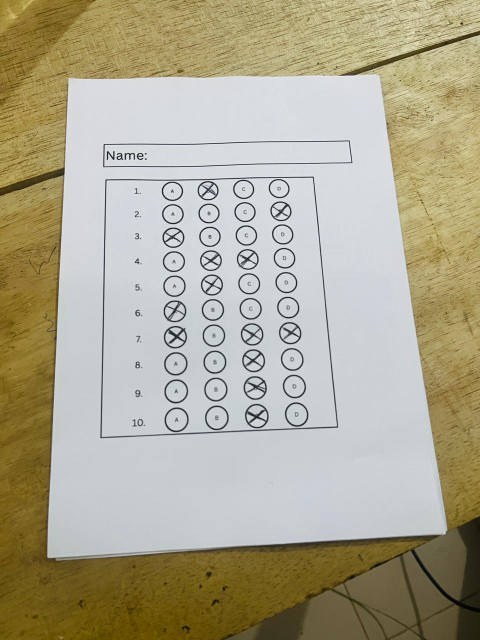
#> input picture AB.jpeg, 960 x 1280 px (shown at 1/2 size); its folder holds only this picture in this run
$ python -i mcq_app.py   (imports and definitions only)
#> lines starting #> are read from the running program, lines starting #| are printed output that depends on the picture; after the words box and inside, x2 and y2 are one past the last pixel; in counts of white or black regions, pixels touching at a corner belong together
#> further down, picture is the input picture: shape (1280, 960, 3); mean B, G, R 145.3, 168.3, 173.7
import sys
import os
import cv2
import numpy as np
from PyQt5.QtWidgets import (QApplication, QWidget, QPushButton, QLabel,
                             QVBoxLayout, QFileDialog, QProgressBar, QTextEdit,
                             QDialog, QMessageBox)
from PyQt5.QtGui import QPixmap, QImage
from PyQt5.QtCore import Qt, QThread, pyqtSignal
from preprocess import preprocess_sheet, OUTPUT_SIZE
from bubble_detection import detect_bubbles, group_bubbles, detect_answers, visualize_answers_with_key, calculate_score, OPTION_LETTERS, ANSWER_KEY

NAME_BOX_SIZE = (OUTPUT_SIZE[0], 120)
SCORE_HEIGHT = 50

def order_points(pts):
    rect = np.zeros((4,2), dtype="float32")
    s = pts.sum(axis=1)
    diff = np.diff(pts, axis=1)
    rect[0] = pts[np.argmin(s)]
    rect[2] = pts[np.argmax(s)]
    rect[1] = pts[np.argmin(diff)]
    rect[3] = pts[np.argmax(diff)]
    return rect

def extract_name_box(image, top_ratio=0.40):
#> called with top_ratio = 0.4
    h, w = image.shape[:2]
#> h = 1280; w = 960
    roi = image[0:int(h*top_ratio), 0:w]
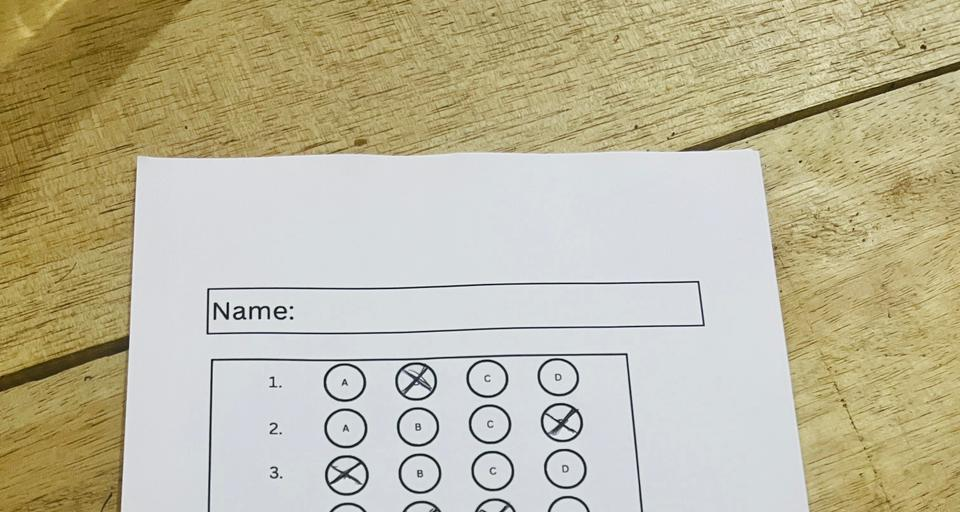
#> roi: shape (512, 960, 3); mean B, G, R 156.8, 183.5, 189.9

    gray = cv2.cvtColor(roi, cv2.COLOR_BGR2GRAY)
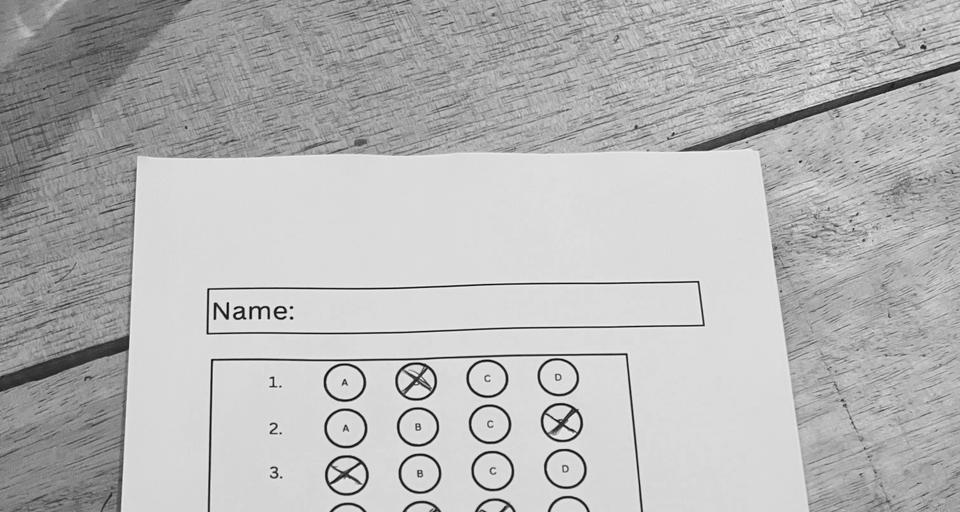
#> gray: shape (512, 960); min 1, max 254, mean 182.4
    blurred = cv2.GaussianBlur(gray, (5,5), 0)
    edged = cv2.Canny(blurred, 50, 150)
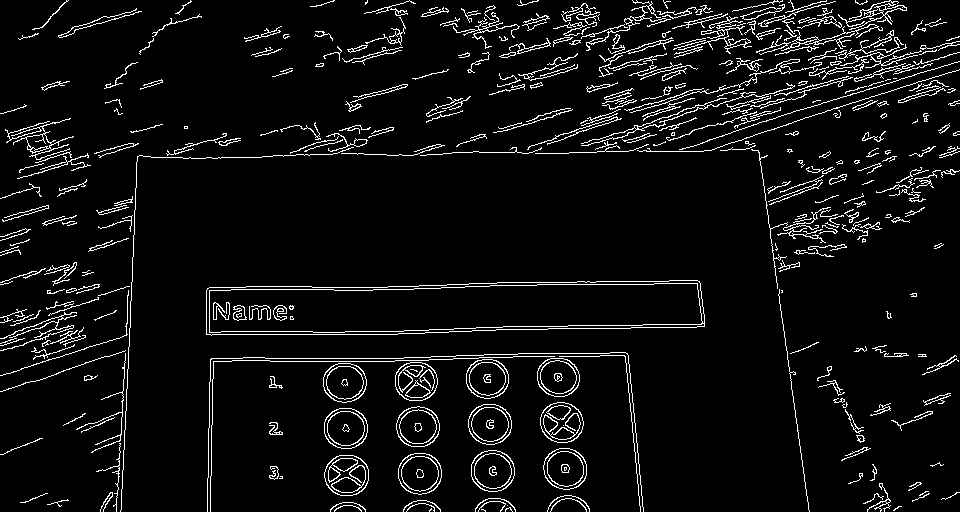
#> edged: shape (512, 960); 6.1% white in thin lines or dots

    cnts, _ = cv2.findContours(edged.copy(), cv2.RETR_EXTERNAL, cv2.CHAIN_APPROX_SIMPLE)
#> cnts = 353 contours, 280 with area under 20; largest, box (x1, y1, x2, y2) and area: (206, 280, 705, 336) 23314, (324, 455, 369, 496) 1436, (471, 450, 515, 492) 1422, (398, 453, 442, 495) 1416, (543, 448, 587, 490) 1404
    cnts = sorted(cnts, key=cv2.contourArea, reverse=True)

    name_contour = None
    for c in cnts:
        peri = cv2.arcLength(c, True)
        approx = cv2.approxPolyDP(c, 0.02*peri, True)
        if len(approx) == 4:
            name_contour = approx
            break
#> this loop made 1 pass
#> (peri, name_contour) on pass 1: (1093.8, [[704, 314], [697, 280], [206, 290], [211, 335]])

    if name_contour is None:
        warped_name = cv2.resize(roi, NAME_BOX_SIZE)
    else:
        pts = name_contour.reshape(4,2)
#> pts = [[704, 314], [697, 280], [206, 290], [211, 335]]
        rect = order_points(pts)
#> in order_points, `s = pts.sum(axis=1)`: s = [1018, 977, 496, 546]
#> in order_points, `diff = np.diff(pts, axis=1)`: diff = [-390, -417, 84, 124]
#> rect = [[206, 290], [697, 280], [704, 314], [211, 335]]
        dst = np.array([
            [0,0],
            [NAME_BOX_SIZE[0]-1,0],
            [NAME_BOX_SIZE[0]-1, NAME_BOX_SIZE[1]-1],
            [0, NAME_BOX_SIZE[1]-1]
        ], dtype="float32")
        M = cv2.getPerspectiveTransform(rect, dst)
#> M = [[0.897, -0.0997, -156], [0.0527, 2.59, -761], [-0.000473, 0.000239, 1]]
        warped_name = cv2.warpPerspective(roi, M, NAME_BOX_SIZE)
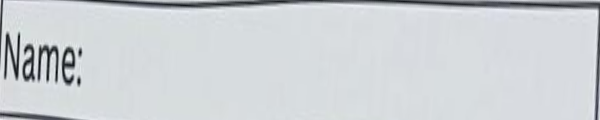
#> warped_name: shape (120, 600, 3); mean B, G, R 213.9, 210.4, 206.2

    return warped_name

# [38 lines left out: functions add_name_box_and_score, cv2_to_qpixmap, not called in this run]

# ------------------ Batch Processing Thread ------------------

class BatchWorker(QThread):
    log_signal = pyqtSignal(str)

    # [26 lines left out: functions __init__, run, not called in this run]

# ------------------ Answer Key Edit Dialog ------------------

class AnswerKeyDialog(QDialog):
    # [29 lines left out: functions __init__, save_key, not called in this run]

# ------------------ GUI Application ------------------

class MCQApp(QWidget):
    # [41 lines left out: function __init__, not called in this run]

    def append_log(self, message):
        self.log_text.append(message)
        self.log_text.verticalScrollBar().setValue(self.log_text.verticalScrollBar().maximum())

    # [74 lines left out: functions clear_image, single_process, single_process_image, batch_process, capture_process, edit_answer_key, not called in this run]


# ------------------ Run ------------------

# [5 lines not run here, left out]

>>> import cv2
>>> picture = cv2.imread('AB.jpeg')
>>> result = extract_name_box(picture)

$ run again, on CD.jpeg
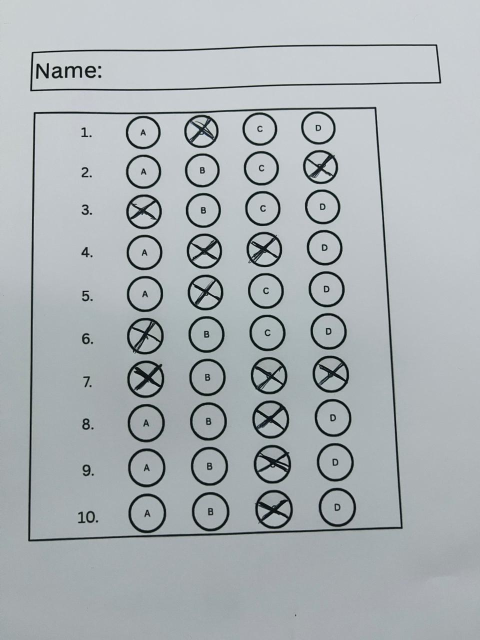
#> input picture CD.jpeg, 960 x 1280 px (shown at 1/2 size)
#> picture is the input picture: shape (1280, 960, 3); mean B, G, R 180.5, 177.3, 171.1
#> in extract_name_box, `edged = cv2.Canny(blurred, 50, 150)`:
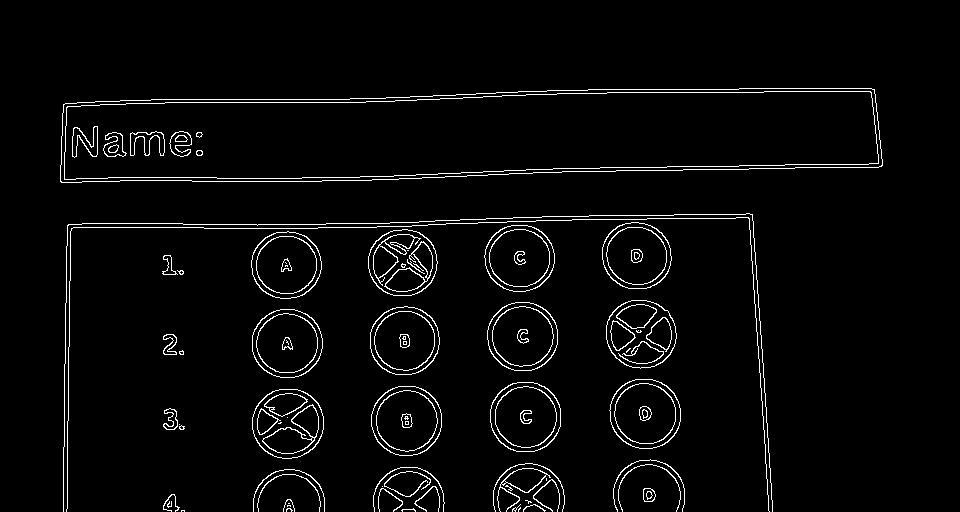
#> edged: shape (512, 960); 3.3% white in thin lines or dots, all inside (x1, y1, x2, y2) = (60, 88, 883, 512)
#> cnts = 49 contours, 21 with area under 20; largest, box (x1, y1, x2, y2) and area: (60, 88, 883, 183) 66056, (490, 382, 561, 452) 3938, (252, 389, 324, 459) 3926, (609, 379, 681, 449) 3914, (371, 386, 442, 456) 3878
#> the loop in extract_name_box, `for c in cnts:` made 1 pass
#> (peri, name_contour) on pass 1: (1805.9, [[882, 159], [871, 88], [63, 104], [60, 181]])
#> pts = [[882, 159], [871, 88], [63, 104], [60, 181]]
#> s = [1041, 959, 167, 241]
#> diff = [-723, -783, 41, 121]
#> rect = [[63, 104], [871, 88], [882, 159], [60, 181]]
#> M = [[0.701, 0.0273, -47.01], [0.0318, 1.61, -169], [-8.75e-05, 0.00024, 1]]
#> in extract_name_box, `warped_name = cv2.warpPerspective(roi, M, NAME_BOX_SIZE)`:
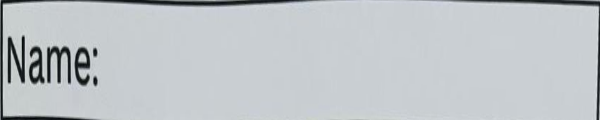
#> warped_name: shape (120, 600, 3); mean B, G, R 200.6, 197.1, 192

$ run again, on EF.jpeg
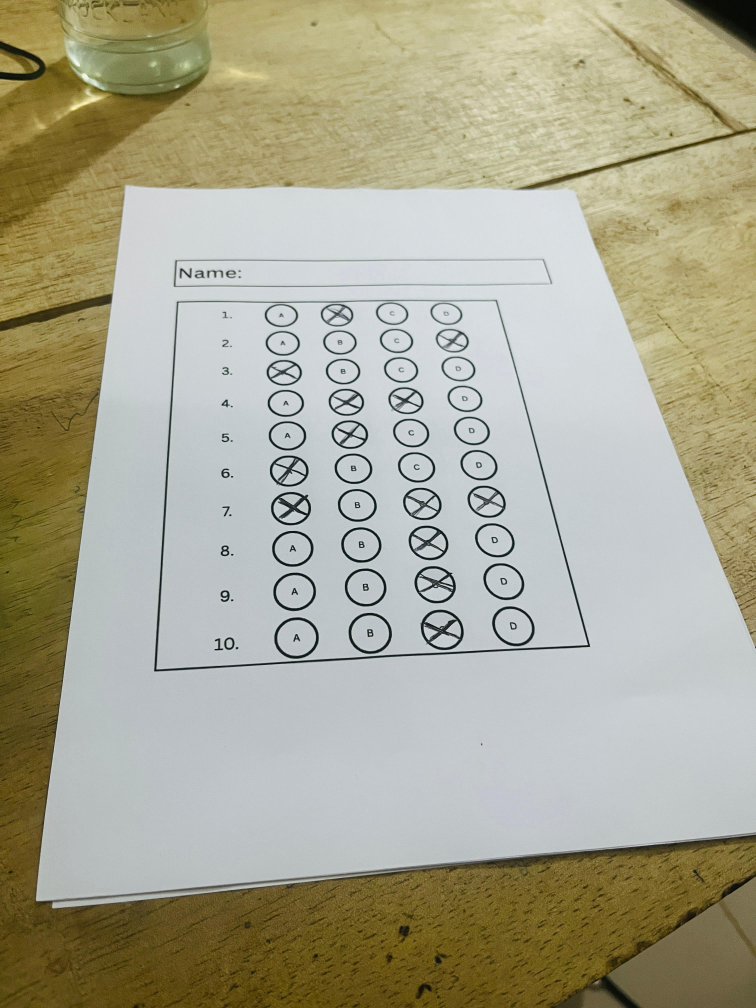
#> input picture EF.jpeg, 3024 x 4032 px (shown at 1/4 size)
#> picture is the input picture: shape (4032, 3024, 3); mean B, G, R 146.2, 167.4, 170
#> in extract_name_box, `edged = cv2.Canny(blurred, 50, 150)`:
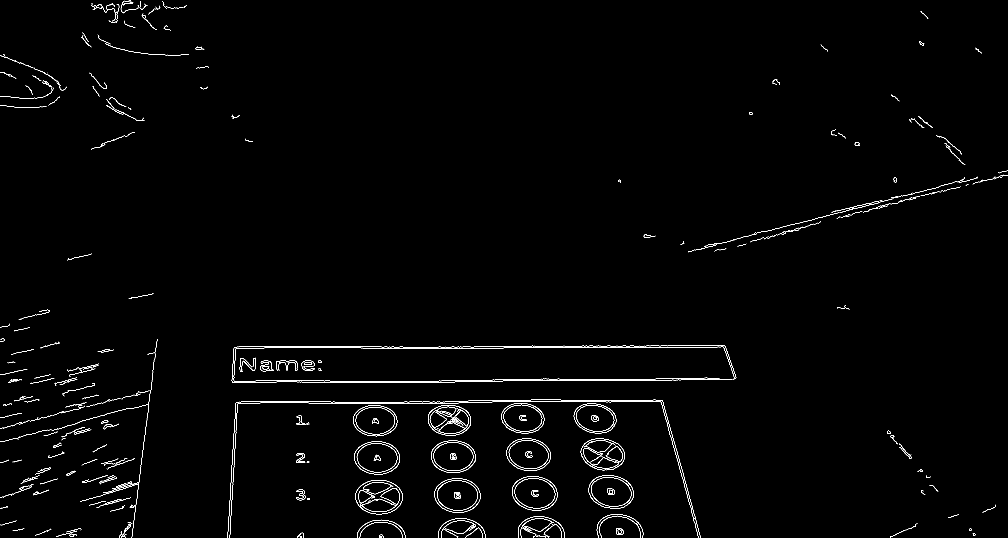
#> edged: shape (1612, 3024) (shown at 1/3 size); 0.84% white in thin lines or dots
#> cnts = 326 contours, 256 with area under 20; largest, box (x1, y1, x2, y2) and area: (1067, 1440, 1208, 1543) 11378, (1303, 1435, 1441, 1538) 11083, (1536, 1429, 1673, 1532) 10892, (1063, 1325, 1200, 1423) 10574, (1765, 1426, 1901, 1526) 10515
#> the loop in extract_name_box, `for c in cnts:` made 33 passes
#> (peri, name_contour) on pass 33: (221.3, [[2808, 406], [2836, 416], [2885, 462], [2837, 416]])
#> pts = [[2808, 406], [2836, 416], [2885, 462], [2837, 416]]
#> s = [3214, 3252, 3347, 3253]
#> diff = [-2402, -2420, -2423, -2421]
#> rect = [[2808, 406], [2885, 462], [2885, 462], [2808, 406]]
#> M = [[0.000425, -0.000585, -0.957], [0.000129, -0.000177, -0.289], [-4.95e-08, 6.81e-08, 0.000111]]
#> in extract_name_box, `warped_name = cv2.warpPerspective(roi, M, NAME_BOX_SIZE)`:
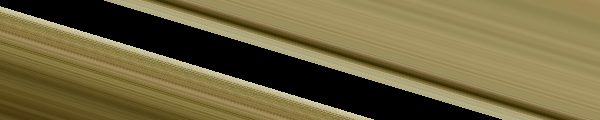
#> warped_name: shape (120, 600, 3); mean B, G, R 63.8, 102.5, 113.8

$ run again, on chamuboy.jpeg
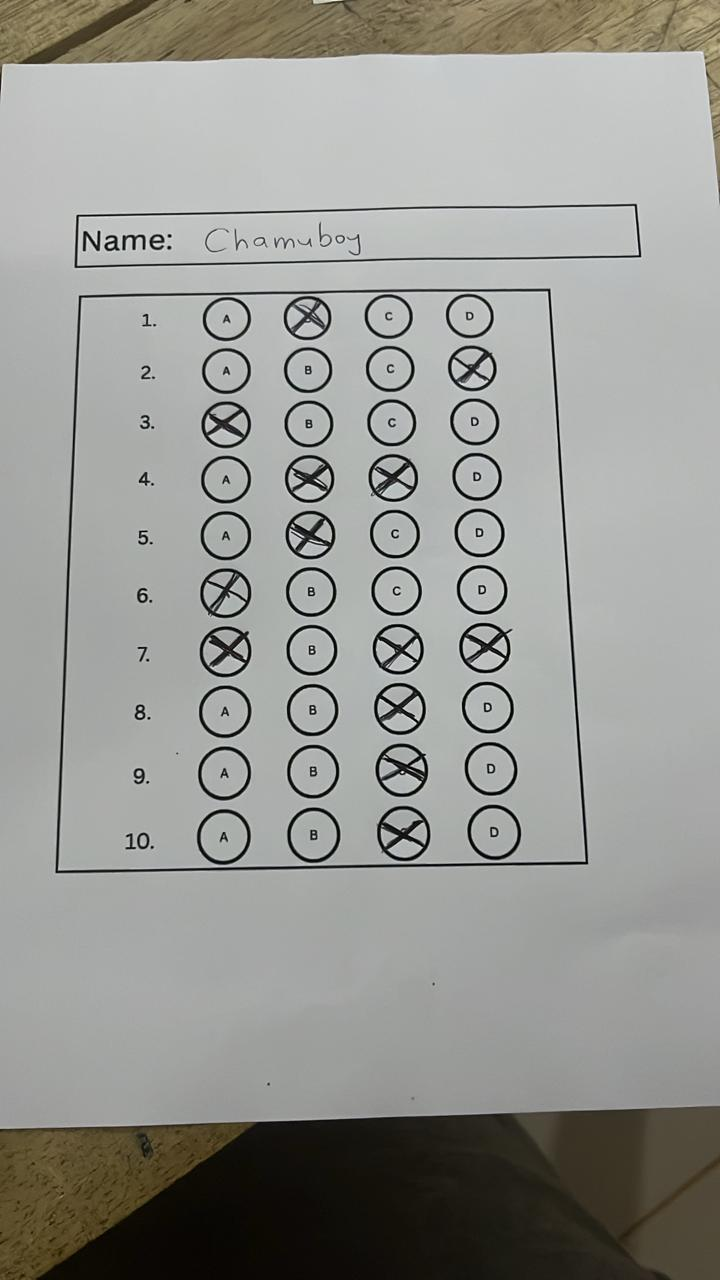
#> input picture chamuboy.jpeg, 720 x 1280 px
#> picture is the input picture: shape (1280, 720, 3); mean B, G, R 147.2, 151.6, 151.1
#> in extract_name_box, `edged = cv2.Canny(blurred, 50, 150)`:
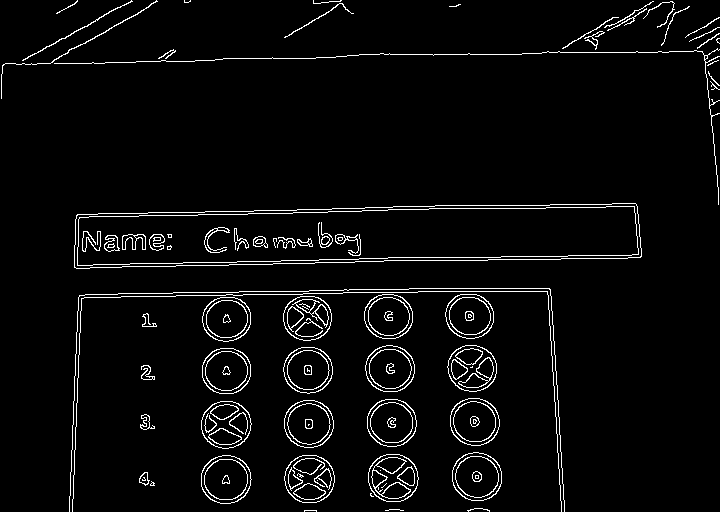
#> edged: shape (512, 720); 3.9% white in thin lines or dots
#> cnts = 50 contours, 24 with area under 20; largest, box (x1, y1, x2, y2) and area: (74, 203, 642, 269) 30400, (201, 455, 252, 504) 1906, (368, 454, 419, 502) 1896, (452, 452, 502, 501) 1896, (284, 455, 335, 503) 1890
#> the loop in extract_name_box, `for c in cnts:` made 1 pass
#> (peri, name_contour) on pass 1: (1244.7, [[641, 248], [635, 203], [98, 213], [74, 267]])
#> pts = [[641, 248], [635, 203], [98, 213], [74, 267]]
#> s = [889, 838, 311, 341]
#> diff = [-393, -432, 115, 193]
#> rect = [[98, 213], [635, 203], [641, 248], [74, 267]]
#> M = [[1.16, 0.517, -224], [0.0533, 2.86, -614.5], [-0.000319, 0.00116, 1]]
#> in extract_name_box, `warped_name = cv2.warpPerspective(roi, M, NAME_BOX_SIZE)`:
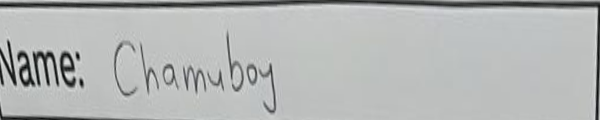
#> warped_name: shape (120, 600, 3); mean B, G, R 181.7, 182.5, 180.2
